Frame 1 (no input): blank canvas, image omitted
Frame 60 (the mouse pressed at the canvas centre just before this capture): blank canvas, image omitted
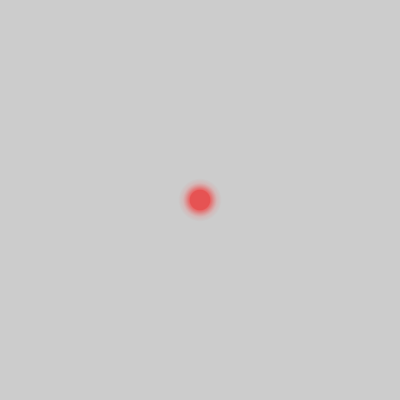
Frame 120 (the mouse held since frame 60 and released just before this capture)

The Processing sketch whose frames 1 and 60 were blank and that drew this single picture after the mouse press (run headless with seeded random() and noise(); from frame 60 on, the mouse is pressed at the canvas centre):

// Processing sketch: cc_03_colors
// ── cc_03_colors.pde
/**
 * Creative Coding HSOS/1617
 * Basic color example
 *
 * @author Jens de Boer <hello@jnsdbr.de>
 */

float counter = 0;

void setup()
{
    size(400, 400);
    // Default RGB
    //colorMode(HSB, 1000, 1000, 1000);
}

void draw()
{
    // Stroke
    stroke(0);
    noStroke();
    
    // Colors
    fill(255);
    fill(255, 0, 0);
    fill(255, 0, 0, 255);
    
    fill(255, 0, 0, counter);
    //fill(#ff0000);
    
    if (mousePressed)
    {
        ellipse(mouseX, mouseY, 20 * (sin(counter) + 2), 20 * (sin(counter) + 2));
    }
    
    counter += 0.05;
}
